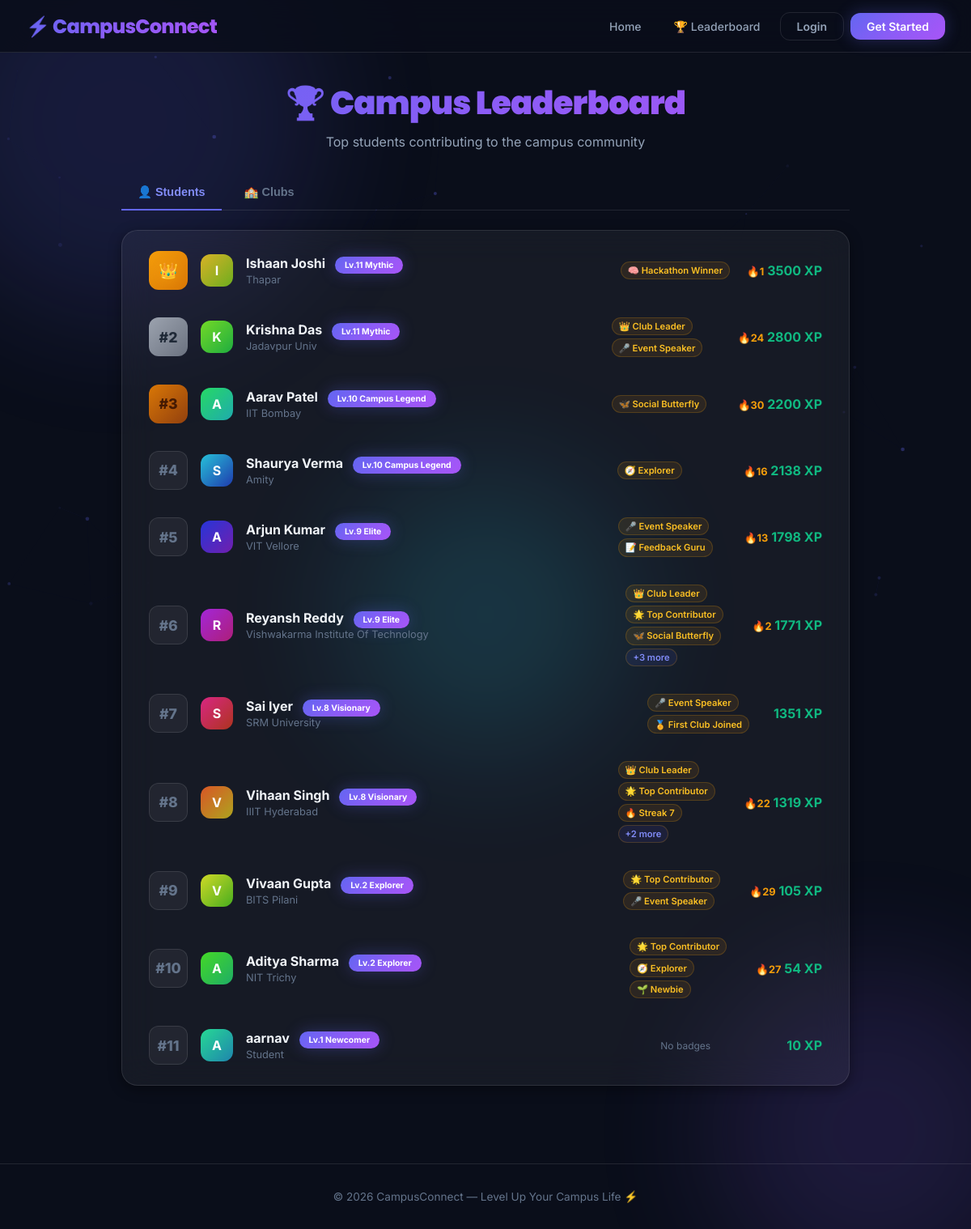
The app's page /leaderboard with its own data.
### app.py (models this page shows, shortened)
class User(db.Model, UserMixin):
    id = db.Column(db.Integer, primary_key=True)
    username = db.Column(db.String(20), unique=True, nullable=False)
    email = db.Column(db.String(120), unique=True, nullable=False)
    password = db.Column(db.String(60), nullable=False)
    college = db.Column(db.String(100), nullable=True)
    hobbies = db.Column(db.Text, nullable=True)
    points = db.Column(db.Integer, default=0)       # legacy
    xp = db.Column(db.Integer, default=0)
    badges = db.Column(db.Text, default="")
    streak_count = db.Column(db.Integer, default=0)
    last_active = db.Column(db.DateTime, default=datetime.utcnow)
    participation_score = db.Column(db.Integer, default=0)
    is_admin = db.Column(db.Boolean, default=False)
    clubs_managed = db.relationship('Club', backref='manager', lazy=True)
    registrations = db.relationship('EventRegistration', backref='user', lazy=True)
    profile_image = db.Column(db.String(20), nullable=False, default='default.jpg')
    skills = db.relationship('UserSkill', backref='user', lazy=True)
    @property
    def level_info(self):
        return get_level_info(self.xp)
    @property
    def badge_list(self):
        if not self.badges:
            return []
        return [b.strip() for b in self.badges.split(',') if b.strip()]
    @property
    def top_badges(self):
        badges = self.badge_list
        if not badges:
            return []
        def badge_sort_key(badge_name):
            if badge_name == 'Club Leader':
                return (1, 0, 0)
            badge_info = BADGE_DEFINITIONS.get(badge_name)
            if not badge_info:
                return (0, 0, 0)
            rarity_score = ITEM_RARITY_HIERARCHY.get(badge_info.get('rarity', 'common'), 0)
            xp_score = badge_info.get('xp', 0)
            return (0, rarity_score, xp_score)
        sorted_badges = sorted(badges, key=badge_sort_key, reverse=True)
        return sorted_badges[:3]

### app.py (the view)
@app.route('/leaderboard')
def leaderboard():
    users = User.query.order_by(User.xp.desc()).limit(20).all()
    clubs = Club.query.order_by(Club.popularity_score.desc()).limit(10).all()
    return render_template('leaderboard.html', users=users, clubs=clubs)

### app.py (called while the page is built)
def get_level_info(xp):
    level = 0
    for i, threshold in enumerate(LEVEL_THRESHOLDS):
        if xp >= threshold:
            level = i
        else:
            break
    if level >= len(LEVEL_THRESHOLDS) - 1:
        level = len(LEVEL_THRESHOLDS) - 1
    current_threshold = LEVEL_THRESHOLDS[level]
    next_threshold = LEVEL_THRESHOLDS[level + 1] if level + 1 < len(LEVEL_THRESHOLDS) else LEVEL_THRESHOLDS[level] + 500
    xp_in_level = xp - current_threshold
    xp_needed = next_threshold - current_threshold
    progress = min(int((xp_in_level / xp_needed) * 100), 100) if xp_needed > 0 else 100
    return {
        'level': level + 1,
        'name': LEVEL_NAMES[min(level, len(LEVEL_NAMES) - 1)],
        'xp_current': xp,
        'xp_in_level': xp_in_level,
        'xp_for_next': xp_needed,
        'progress': progress,
        'next_level_xp': next_threshold,
    }

@app.context_processor
def inject_globals():
    stats = {
        'total_students': User.query.count(),
        'total_clubs': Club.query.count(),
        'total_events': Event.query.count(),
    }
    return dict(
        global_stats=stats,
        badge_defs=BADGE_DEFINITIONS,
        now=datetime.utcnow(),
    )

    @property
    def member_count(self):
        return UserClub.query.filter_by(club_id=self.id, status='approved').count()

### templates/leaderboard.html (shortened to what this page needs)
{% extends "base.html" %}
{% block content %}
<div style="max-width: 900px; margin: 0 auto;">
    <div class="text-center mb-8 animate-fadeInUp">
        <h1 style="font-size: 2.5rem; font-weight: 900;" class="text-gradient">🏆 Campus Leaderboard</h1>
        <p class="text-secondary mt-2">Top students contributing to the campus community</p>
    </div>
    <div class="tabs mb-6">
        <button class="tab active" onclick="showTab('students', this)">👤 Students</button>
        <button class="tab" onclick="showTab('clubs', this)">🏫 Clubs</button>
    </div>
    <div id="tab-students" class="glass-card-static" style="padding: 0.5rem;">
        {% if users %}
        {% for user in users %}
        <div class="lb-row animate-fadeInUp" style="animation-delay: {{ loop.index0 * 0.05 }}s;">
            <div
                class="lb-rank {% if loop.index == 1 %}lb-rank-1{% elif loop.index == 2 %}lb-rank-2{% elif loop.index == 3 %}lb-rank-3{% else %}lb-rank-default{% endif %}">
                {% if loop.index == 1 %}<span class="lb-crown">👑</span>{% else %}#{{ loop.index }}{% endif %}
            </div>
            <div class="lb-avatar"
                style="background: linear-gradient(135deg, hsl({{ (loop.index * 47) % 360 }}, 70%, 50%), hsl({{ (loop.index * 47 + 40) % 360 }}, 70%, 40%));">
                {{ user.username[0].upper() }}
            </div>
            <div class="lb-user-info">
                <div class="lb-username">
                    {{ user.username }}
                    <span class="level-badge" style="margin-left:0.5rem; font-size:0.65rem;">
                        Lv.{{ user.level_info.level }} {{ user.level_info.name }}
                    </span>
                </div>
                <div class="lb-college">{{ user.college or 'Student' }}</div>
            </div>
            <div class="lb-badges"
                style="display: flex; flex-direction: column; gap: 4px; align-items: flex-start; min-width: 140px;">
                {% if user.badges %}
                {% for badge_name in user.top_badges %}
                {% if badge_name in badge_defs %}
                <span class="lb-badge-chip" title="{{ badge_name }}">{{ badge_defs[badge_name].icon }} {{ badge_name
                    }}</span>
                {% endif %}
                {% endfor %}
                {% if user.badge_list|length > 3 %}
                <span class="lb-badge-chip"
                    style="background: rgba(99,102,241,0.1); color: var(--accent-primary-light);">+{{
                    user.badge_list|length - 3 }} more</span>
                {% endif %}
                {% else %}
                <span style="font-size:0.75rem; color: var(--text-muted);">No badges</span>
                {% endif %}
            </div>
            <div class="lb-points">
                {% if user.streak_count > 0 %}
                <span style="color: #f59e0b; font-size: 0.8rem;">🔥{{ user.streak_count }}</span>
                {% endif %}
                {{ user.xp }} XP
            </div>
        </div>
        {% endfor %}
        {% else %}
        <div class="empty-state">
            <span class="empty-state-icon">🏆</span>
            <h3 class="empty-state-title">No students yet</h3>
            <p class="empty-state-desc">Be the first to climb the leaderboard!</p>
        </div>
        {% endif %}
    </div>
</div>
{% endblock %}

### records on screen
User: username "I", username "Ishaan Joshi", level_info.level "11", level_info.name "Mythic", college "Thapar", badge_defs "🧠", top_badges "Hackathon Winner", streak_count "1", xp "3500"
User: username "K", username "Krishna Das", level_info.level "11", level_info.name "Mythic", college "Jadavpur Univ", badge_defs "👑" "🎤", top_badges "Club Leader" "Event Speaker", streak_count "24", xp "2800"
User: username "A", username "Aarav Patel", level_info.level "10", level_info.name "Campus Legend", college "IIT Bombay", badge_defs "🦋", top_badges "Social Butterfly", streak_count "30", xp "2200"
User: username "S", username "Shaurya Verma", level_info.level "10", level_info.name "Campus Legend", college "Amity", badges "🧭", badges "Explorer", streak_count "16", xp "2138"
User: username "A", username "Arjun Kumar", level_info.level "9", level_info.name "Elite", college "VIT Vellore", badge_defs "🎤" "📝", top_badges "Event Speaker" "Feedback Guru", streak_count "13", xp "1798"
User: username "R", username "Reyansh Reddy", level_info.level "9", level_info.name "Elite", college "Vishwakarma Institute Of Technology", badge_defs "👑" "🌟" "🦋", top_badges "Club Leader" "Top Contributor" "Social Butterfly", badge_list|length "3", streak_count "2", xp "1771"
User: username "S", username "Sai Iyer", level_info.level "8", level_info.name "Visionary", college "SRM University", badge_defs "🎤" "🏅", top_badges "Event Speaker" "First Club Joined", xp "1351"
User: username "V", username "Vihaan Singh", level_info.level "8", level_info.name "Visionary", college "IIIT Hyderabad", badge_defs "👑" "🌟" "🔥", top_badges "Club Leader" "Top Contributor" "Streak 7", badge_list|length "2", streak_count "22", xp "1319"
User: username "V", username "Vivaan Gupta", level_info.level "2", level_info.name "Explorer", college "BITS Pilani", badge_defs "🌟" "🎤", top_badges "Top Contributor" "Event Speaker", streak_count "29", xp "105"
User: username "A", username "Aditya Sharma", level_info.level "2", level_info.name "Explorer", college "NIT Trichy", badge_defs "🌟" "🧭" "🌱", top_badges "Top Contributor" "Explorer" "Newbie", streak_count "27", xp "54"
User: username "A", username "aarnav", level_info.level "1", level_info.name "Newcomer", college "Student", badges "No badges", xp "10"
